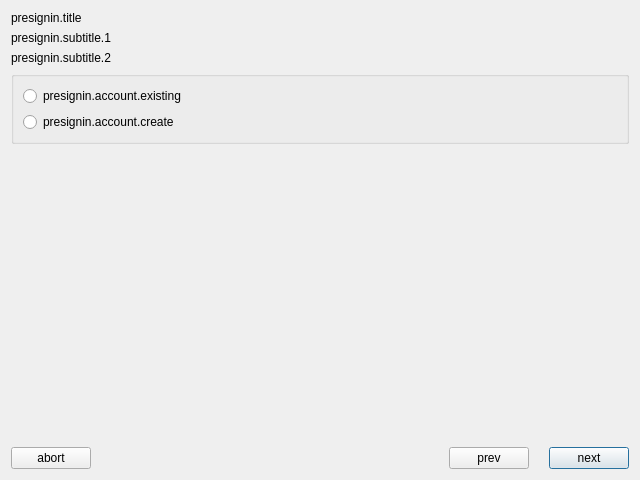
<?xml version="1.0" encoding="UTF-8"?>
<ui version="4.0">
 <class>preSignInPage</class>
 <widget class="PreSignInPage" name="preSignInPage">
  <property name="geometry">
   <rect>
    <x>0</x>
    <y>0</y>
    <width>640</width>
    <height>480</height>
   </rect>
  </property>
  <layout class="QVBoxLayout" name="verticalLayout">
   <item>
    <layout class="QHBoxLayout" name="horizontalLayout">
     <item>
      <widget class="QLabel" name="title">
       <property name="text">
        <string>presignin.title</string>
       </property>
       <property name="LPCText" stdset="0">
        <string>presignin.title</string>
       </property>
      </widget>
     </item>
    </layout>
   </item>
   <item>
    <widget class="QLabel" name="label">
     <property name="text">
      <string>presignin.subtitle.1</string>
     </property>
     <property name="openExternalLinks">
      <bool>true</bool>
     </property>
     <property name="LPCText" stdset="0">
      <string>presignin.subtitle.1</string>
     </property>
    </widget>
   </item>
   <item>
    <widget class="QLabel" name="label_2">
     <property name="text">
      <string>presignin.subtitle.2</string>
     </property>
     <property name="openExternalLinks">
      <bool>true</bool>
     </property>
     <property name="LPCText" stdset="0">
      <string>presignin.subtitle.2</string>
     </property>
    </widget>
   </item>
   <item>
    <widget class="QGroupBox" name="groupBox">
     <property name="title">
      <string/>
     </property>
     <layout class="QVBoxLayout" name="verticalLayout_2">
      <item>
       <widget class="QRadioButton" name="existing">
        <property name="focusPolicy">
         <enum>Qt::StrongFocus</enum>
        </property>
        <property name="text">
         <string>presignin.account.existing</string>
        </property>
        <property name="LPCText" stdset="0">
         <string>presignin.account.existing</string>
        </property>
       </widget>
      </item>
      <item>
       <widget class="QRadioButton" name="create">
        <property name="focusPolicy">
         <enum>Qt::StrongFocus</enum>
        </property>
        <property name="text">
         <string>presignin.account.create</string>
        </property>
        <property name="LPCText" stdset="0">
         <string>presignin.account.create</string>
        </property>
       </widget>
      </item>
     </layout>
    </widget>
   </item>
   <item>
    <spacer name="verticalSpacer">
     <property name="orientation">
      <enum>Qt::Vertical</enum>
     </property>
     <property name="sizeHint" stdset="0">
      <size>
       <width>20</width>
       <height>40</height>
      </size>
     </property>
    </spacer>
   </item>
   <item>
    <layout class="QHBoxLayout" name="horizontalLayout_2">
     <property name="spacing">
      <number>20</number>
     </property>
     <item>
      <widget class="QPushButton" name="abort">
       <property name="text">
        <string>abort</string>
       </property>
       <property name="autoDefault">
        <bool>true</bool>
       </property>
       <property name="LPCText" stdset="0">
        <string>abort</string>
       </property>
      </widget>
     </item>
     <item>
      <spacer name="horizontalSpacer">
       <property name="orientation">
        <enum>Qt::Horizontal</enum>
       </property>
       <property name="sizeHint" stdset="0">
        <size>
         <width>40</width>
         <height>20</height>
        </size>
       </property>
      </spacer>
     </item>
     <item>
      <widget class="QPushButton" name="prev">
       <property name="text">
        <string>prev</string>
       </property>
       <property name="autoDefault">
        <bool>true</bool>
       </property>
       <property name="LPCText" stdset="0">
        <string>prev</string>
       </property>
      </widget>
     </item>
     <item>
      <widget class="QPushButton" name="next">
       <property name="text">
        <string>next</string>
       </property>
       <property name="autoDefault">
        <bool>true</bool>
       </property>
       <property name="default">
        <bool>true</bool>
       </property>
       <property name="LPCText" stdset="0">
        <string>next</string>
       </property>
      </widget>
     </item>
    </layout>
   </item>
  </layout>
 </widget>
 <customwidgets>
  <customwidget>
   <class>PreSignInPage</class>
   <extends>QWidget</extends>
   <header>presigninpage.h</header>
   <container>1</container>
  </customwidget>
 </customwidgets>
 <resources/>
 <connections>
  <connection>
   <sender>prev</sender>
   <signal>clicked()</signal>
   <receiver>preSignInPage</receiver>
   <slot>prevPage()</slot>
   <hints>
    <hint type="sourcelabel">
     <x>511</x>
     <y>458</y>
    </hint>
    <hint type="destinationlabel">
     <x>319</x>
     <y>239</y>
    </hint>
   </hints>
  </connection>
  <connection>
   <sender>next</sender>
   <signal>clicked()</signal>
   <receiver>preSignInPage</receiver>
   <slot>nextPage()</slot>
   <hints>
    <hint type="sourcelabel">
     <x>592</x>
     <y>458</y>
    </hint>
    <hint type="destinationlabel">
     <x>319</x>
     <y>239</y>
    </hint>
   </hints>
  </connection>
  <connection>
   <sender>abort</sender>
   <signal>clicked()</signal>
   <receiver>preSignInPage</receiver>
   <slot>gotoMainPage()</slot>
   <hints>
    <hint type="sourcelabel">
     <x>47</x>
     <y>458</y>
    </hint>
    <hint type="destinationlabel">
     <x>319</x>
     <y>239</y>
    </hint>
   </hints>
  </connection>
 </connections>
</ui>
